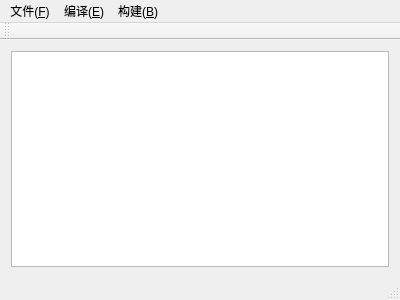
<?xml version="1.0" encoding="UTF-8"?>
<ui version="4.0">
 <class>MainWindow</class>
 <widget class="QMainWindow" name="MainWindow">
  <property name="geometry">
   <rect>
    <x>0</x>
    <y>0</y>
    <width>400</width>
    <height>300</height>
   </rect>
  </property>
  <property name="windowTitle">
   <string>MainWindow</string>
  </property>
  <widget class="QWidget" name="centralWidget">
   <layout class="QVBoxLayout" name="verticalLayout">
    <item>
     <widget class="QTextBrowser" name="textBrowser"/>
    </item>
   </layout>
  </widget>
  <widget class="QMenuBar" name="menuBar">
   <property name="geometry">
    <rect>
     <x>0</x>
     <y>0</y>
     <width>400</width>
     <height>17</height>
    </rect>
   </property>
   <widget class="QMenu" name="FileMenu">
    <property name="title">
     <string>文件(&amp;F)</string>
    </property>
    <addaction name="NewAction"/>
    <addaction name="OpenAction"/>
    <addaction name="SaveAction"/>
   </widget>
   <widget class="QMenu" name="EditMenu">
    <property name="title">
     <string>编译(&amp;E)</string>
    </property>
   </widget>
   <widget class="QMenu" name="BuildMenu">
    <property name="title">
     <string>构建(&amp;B)</string>
    </property>
   </widget>
   <addaction name="FileMenu"/>
   <addaction name="EditMenu"/>
   <addaction name="BuildMenu"/>
  </widget>
  <widget class="QToolBar" name="mainToolBar">
   <attribute name="toolBarArea">
    <enum>TopToolBarArea</enum>
   </attribute>
   <attribute name="toolBarBreak">
    <bool>false</bool>
   </attribute>
  </widget>
  <widget class="QStatusBar" name="statusBar"/>
  <action name="NewAction">
   <property name="text">
    <string>新建(&amp;N)</string>
   </property>
  </action>
  <action name="OpenAction">
   <property name="text">
    <string>打开(&amp;O)</string>
   </property>
  </action>
  <action name="SaveAction">
   <property name="text">
    <string>另存为(&amp;S)</string>
   </property>
  </action>
 </widget>
 <layoutdefault spacing="6" margin="11"/>
 <resources/>
 <connections/>
</ui>
